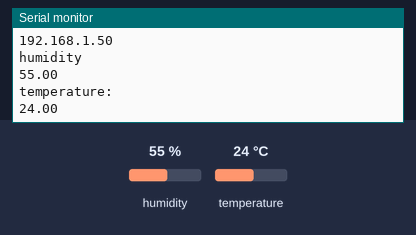
Bench run of a sketch on a simulated ESP8266 (NodeMCU). Parts: the last lines printed to the serial monitor. Inputs (shaded band) come from the test bench; at power-on: humidity 55 %, temperature 24 °C. WiFi joins after 1.5 s; servers stay silent unless stated.

Above: at 3.0 s.
3.1 s: humidity set to 22 %
4.6 s: temperature set to 12 °C
At 6.0 s:
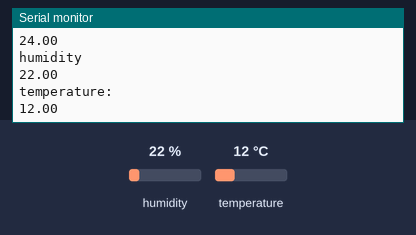
6.1 s: humidity set to 40 %
At 9.6 s:
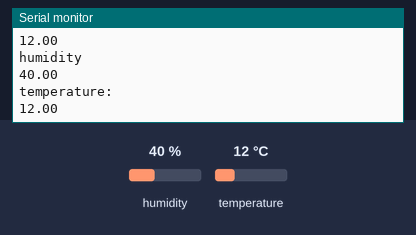
Timing chart, 0 to 11.1 s (numbered marks = the images above; inputs shaded):
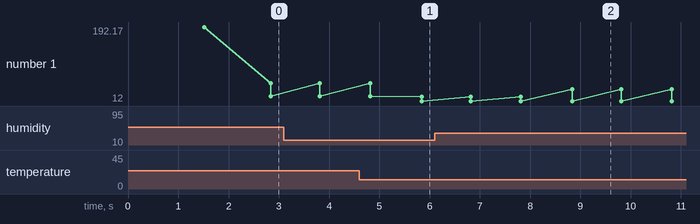

Measured:
- after the input at 4.6 s, the serial monitor: prints a new line after 1.2 s (image 1)
- after the input at 6.1 s, the serial monitor: prints a new line after 2.7 s (image 2)
- plotted number 1: 24 → 12 after the input at 4.6 s

The sketch:

DHT.ino
```cpp
#include <SPI.h>
#include <ESP8266WiFi.h>
#include <BlynkSimpleEsp8266.h>
#include <DHT.h>
#define BLYNK_TEMPLATE_ID "TMPL369TOPMSA"
#define BLYNK_TEMPLATE_NAME "AC"
#define BLYNK_AUTH_TOKEN "e6UZCFSTqMCb6IClCfj1e3ei1jwBt_KT"

char auth[] =BLYNK_AUTH_TOKEN; //Enter the Auth code which was send by Blink

char ssid[] = "Asdf  ";  //Enter your WIFI Name
char pass[] = "@bcd#";  //Enter your WIFI Password

#define DHTPIN 2
#define DHTTYPE DHT11
DHT dht(DHTPIN, DHTTYPE);
BlynkTimer timer;

void sendSensor()
{
  float h = dht.readHumidity();
  float t = dht.readTemperature();


  Serial.println("humidity");
  Serial.println(h);
  Serial.println("temperature:");
  Serial.println(t);
  if(h>45.00)
  {
    Blynk.logEvent("notify","High Humidity");

  }
  Blynk.virtualWrite(V5, h);  //V5 is for Humidity
  Blynk.virtualWrite(V6, t);  //V6 is for Temperature

}

void setup()
{
  Serial.begin(115200);
  delay(10);// See the connection status in Serial Monitor
  Serial.println();
  Serial.println();
  Serial.print("Connecting to ");
  Serial.println(ssid);

  WiFi.begin(ssid, pass);

  while (WiFi.status() != WL_CONNECTED) {
    delay(500);
    Serial.print(".");
  }
  Serial.println("");
  Serial.println("WiFi connected");
  Serial.println("IP address: ");
  Serial.println(WiFi.localIP());
  Blynk.begin(auth, ssid, pass);

  dht.begin();


  timer.setInterval(1000L, sendSensor);

}

void loop()
{
  Blynk.run(); // Initiates Blynk
  timer.run(); // Initiates SimpleTimer


}
```
